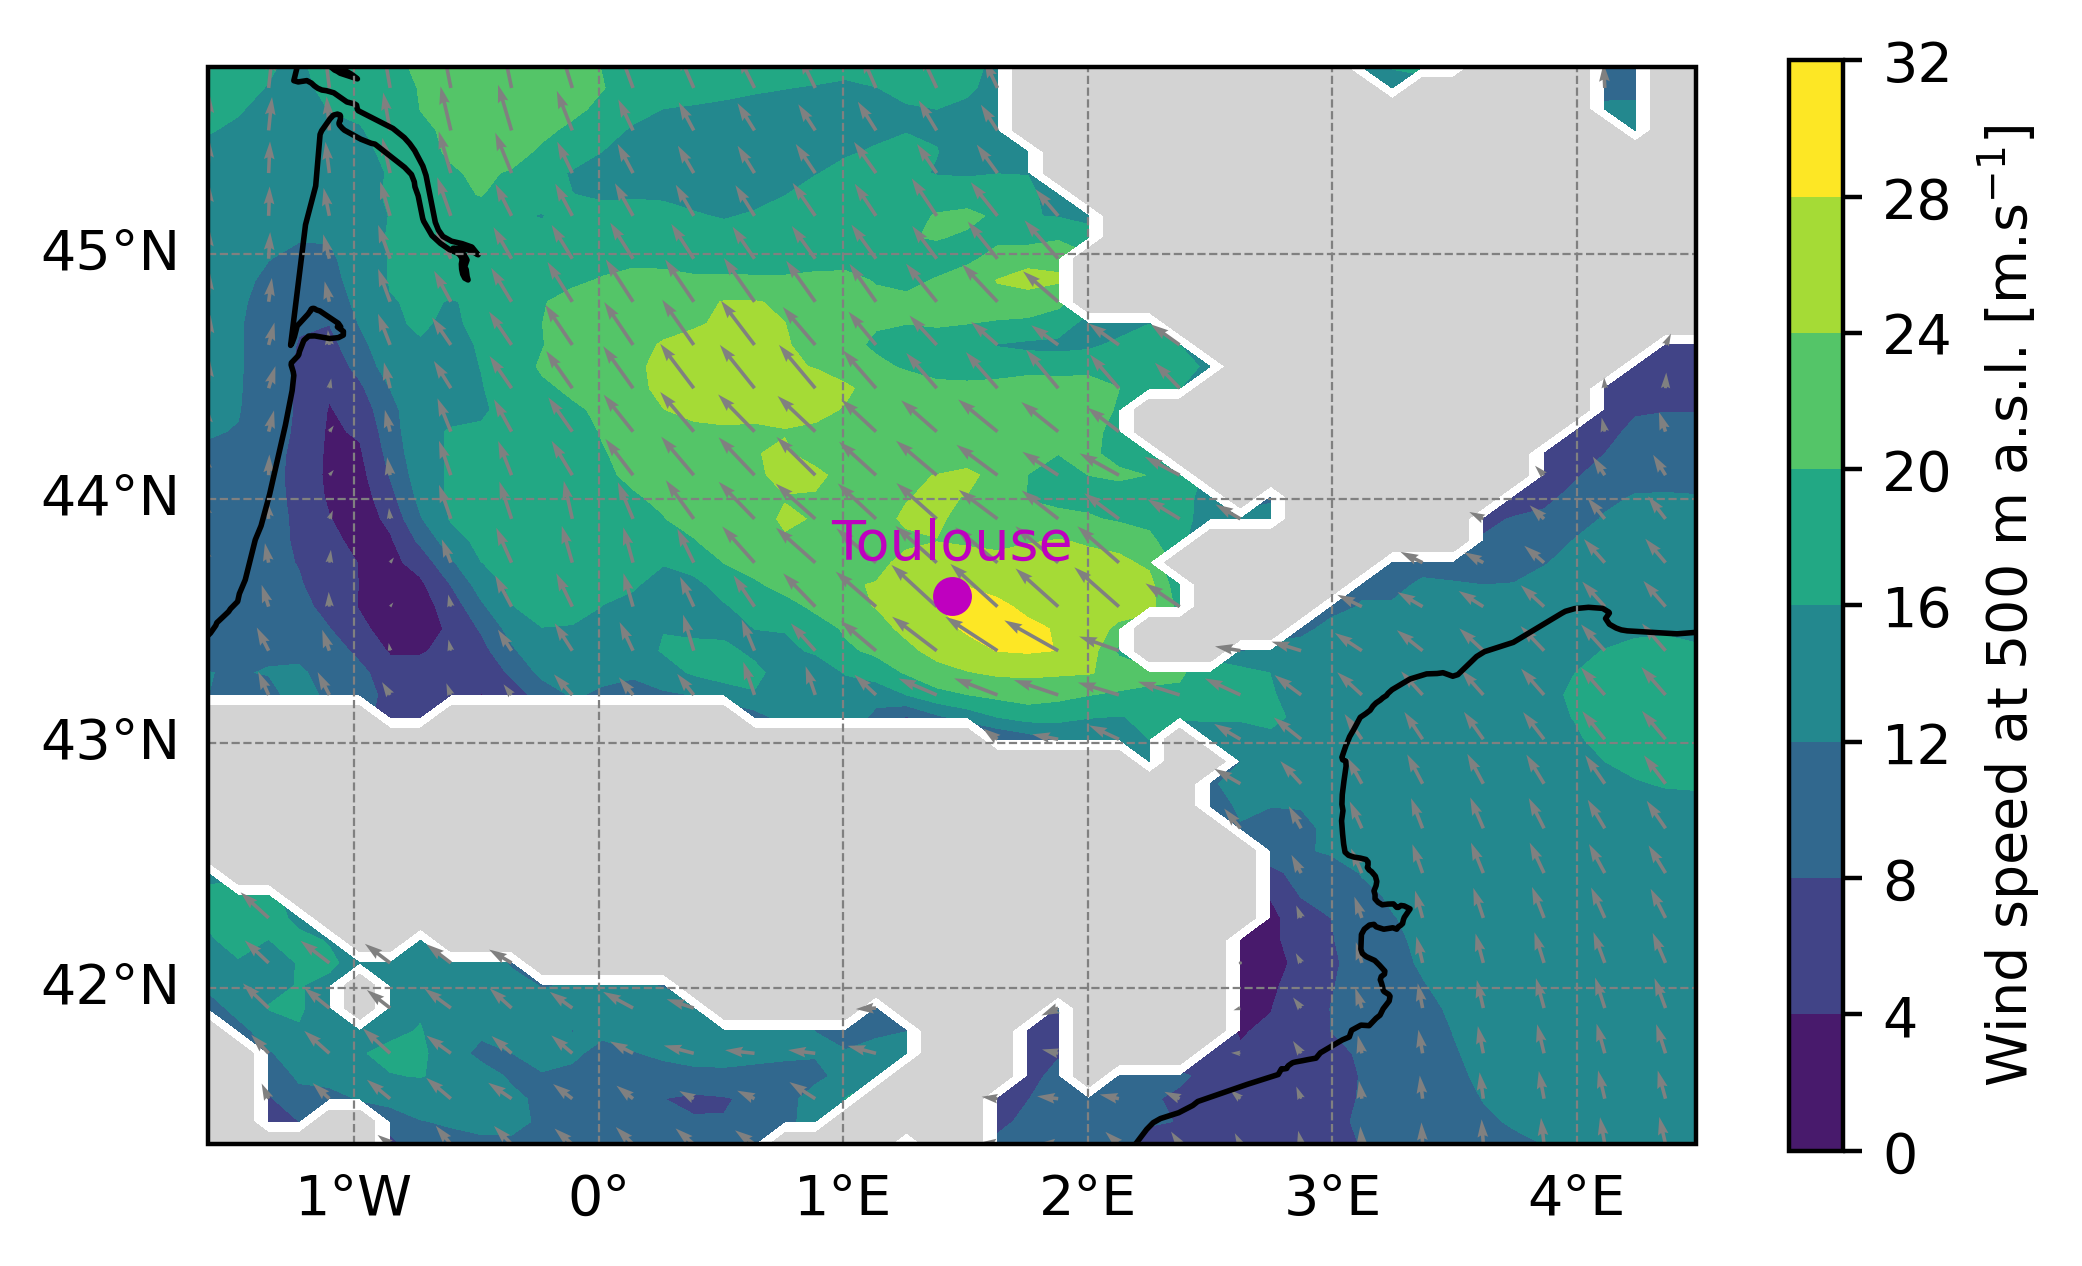

Recreate this plot in Python.
#!/usr/bin/python
# -*- coding: utf-8 -*-

# ~~~~~~~~~~~~~~~~~~~~~~~~~~~~~~~~~~~~~~~~~~~~~~~~~~~~~~~~~
import numpy as np
import netCDF4
import matplotlib.pyplot as plt
import cartopy.crs as ccrs
# ~~~~~~~~~~~~~~~~~~~~~~~~~~~~~~~~~~~~~~~~~~~~~~~~~~~~~~~~~

# #########################################################
# ###           To be defined by user                   ###
# #########################################################

cfg_file_name = '../data/EXP01.1.SEG01.004diag.nc'

# #########################################################

# ------------------------------------------------------
#   Read netcdf file and variables
# ------------------------------------------------------

file_MNH     = netCDF4.Dataset(cfg_file_name)

lon_MNH     = file_MNH['LON'][1:-1,1:-1]
lat_MNH     = file_MNH['LAT'][1:-1,1:-1]

zs_MNH       = file_MNH['ZS'][1:-1,1:-1]
uwnd_MNH     = file_MNH['ALT_U'][0,0,1:-1,1:-1]
vwnd_MNH     = file_MNH['ALT_V'][0,0,1:-1,1:-1]

mask_MNH        = uwnd_MNH < -1000.0
uwnd_MNH_masked = np.ma.masked_where(mask_MNH, uwnd_MNH)
vwnd_MNH_masked = np.ma.masked_where(mask_MNH, vwnd_MNH)

wnd_MNH_masked = np.sqrt(uwnd_MNH_masked**2.0+vwnd_MNH_masked**2.0)

# ------------------------------------------------------
#   Quick plot
# ------------------------------------------------------

fig = plt.figure(figsize=(6, 6))
ax  = plt.axes(projection=ccrs.PlateCarree())

pmsh = ax.contourf(lon_MNH[:,:], lat_MNH[:,:], wnd_MNH_masked[:,:], vmin=0.0, vmax=30.0, shading="auto", cmap="viridis")
ax.contourf(lon_MNH[:,:], lat_MNH[:,:], mask_MNH[:,:], levels=[0.5, 1], colors='lightgray')
qvr  = ax.quiver(lon_MNH[::2, ::2], lat_MNH[::2, ::2], uwnd_MNH_masked[::2, ::2], vwnd_MNH_masked[::2, ::2], color="gray")

# ------------------------------------------------------
#   Some adjustments to the plot
# ------------------------------------------------------
gl = ax.gridlines(draw_labels=True, linewidth=0.4, color='gray', linestyle='--')
gl.top_labels = False
gl.right_labels = False

ax.coastlines()

cbar=plt.colorbar(pmsh,shrink=0.59)
cbar.set_label(r"Wind speed at 500 m a.s.l. [m.s$^{-1}$]")

ax.plot(1.444, 43.604, marker='o', color='m', markersize=6)
ax.text(1.444, 43.604+0.1, "Toulouse", color='m', fontsize=10, ha='center', va='bottom')

plt.savefig('plot_horizontal_cross_section.png', bbox_inches='tight', dpi=400)
